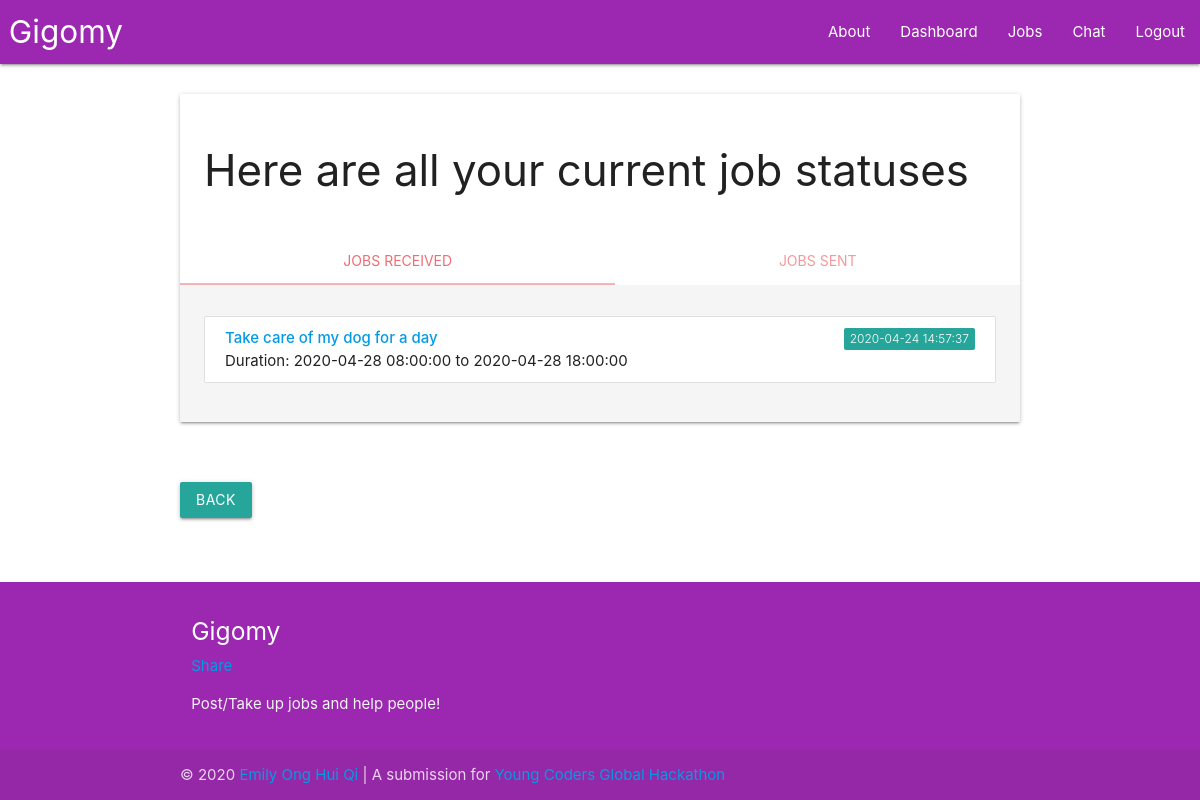
The app's page /overview (signed in), older data.
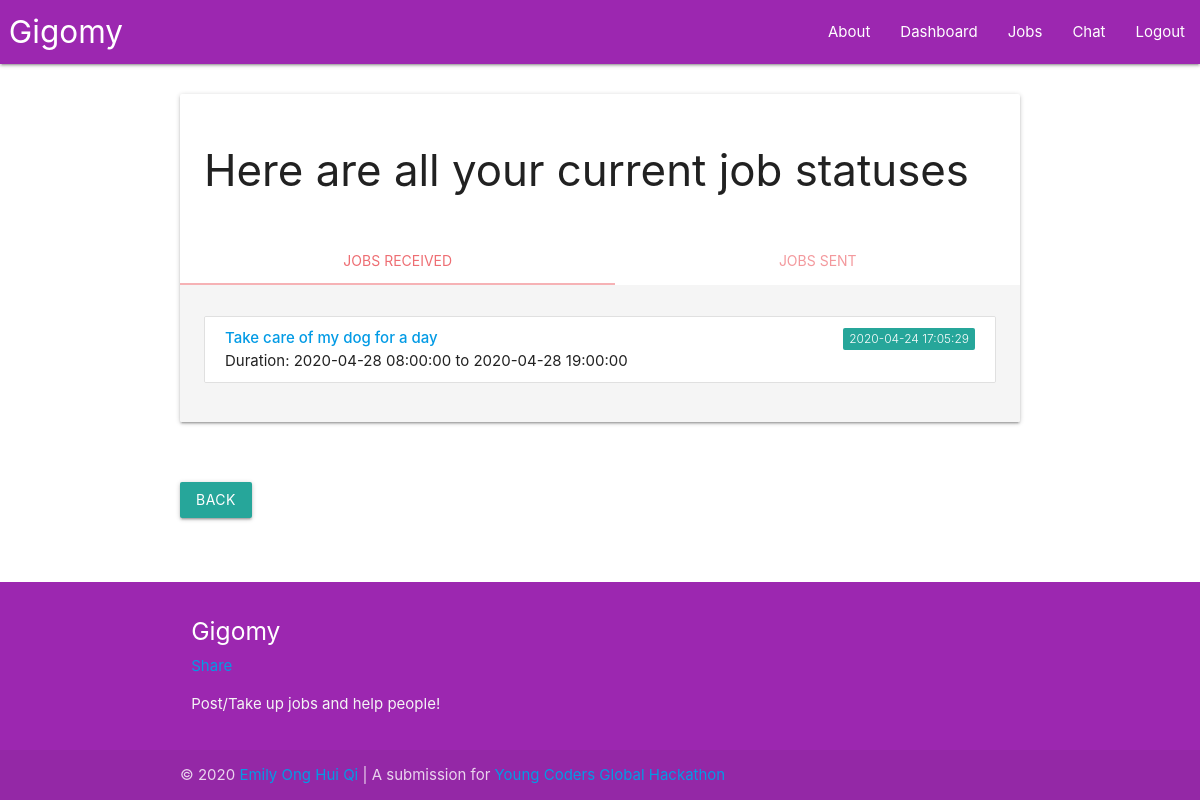
The same page, newer data.
### main.py (models this page shows)
class Job(db.Model):
    jobID = db.Column(db.Integer, unique = True, autoincrement = True, nullable = False, index = True, primary_key = True)
    jobTitle = db.Column(db.String, index = True, nullable = False)
    jobDescription = db.Column(db.String, nullable = False)
    jobLocation = db.Column(db.String, nullable = True)
    jobPrice = db.Column(db.Float, index = True, nullable = False)
    jobDatePosted = db.Column(db.DateTime, index = True, nullable = False)
    jobDateStart = db.Column(db.DateTime, index = True, nullable = True)
    jobDateEnd = db.Column(db.DateTime, index = True, nullable = True)
    jobSender = db.Column(db.String, db.ForeignKey("user.username"), nullable = False)
    jobReceiver = db.Column(db.String, db.ForeignKey("user.username"), nullable = True)

### main.py (the view)
@app.route("/overview")
@login_required
def overview ():
    jobsSent_ = Job.query.filter_by(jobSender = current_user.username).all()
    jobsReceived_ = Job.query.filter_by(jobReceiver = current_user.username).all()
    jobsSent = []
    for job in jobsSent_:
        job_ = processJob(job)
        jobsSent.append(job_)
    jobsReceived = []
    for job in jobsReceived_:
        job_ = processJob(job)
        jobsReceived.append(job_)
    return render_template("dashboard.html", jobsSent=jobsSent, jobsReceived=jobsReceived)

### main.py (called while the page is built)
@login.user_loader
def load_user(username):
    return User.query.get(username)

### templates/dashboard.html (shortened to what this page needs)
{% extends "base.html" %}
{% block content %}
  <div class="card">
    <div class="card-content">
      <h3>Here are all your current job statuses</h3>
    </div>
    <div class="card-tabs">
      <ul class="tabs tabs-fixed-width">
        <li class="tab"><a class="active" href="#jobsReceived">Jobs Received</a></li>
        <li class="tab"><a href="#jobsSent">Jobs Sent</a></li>
      </ul>
    </div>
    <div class="card-content grey lighten-4">
      <div id="jobsReceived">
        {% for job in jobsReceived %}
          <ul class="collection">
            <li class="collection-item">
              {% set jobID = job["jobID"] %}
              <a href="{{url_for('see', id=jobID)}}">
                <span class="title"><strong>{{job["jobTitle"]}}</strong></span>
              </a>
              <span class="new badge" data-badge-caption='{{job["jobDatePosted"]}}'></span>
              <p>Duration: {{job["jobDateStart"]}} to {{job["jobDateEnd"]}}</p>
            </li>
          </ul>
        {% endfor %}
      </div>
    </div>
  </div>
  <br/><br/>
  <a href="/"><button type="button" class="btn btn-light">Back</button></a>
{% endblock content %}

Row changes from the older to the newer data that the page shows:
changed Job "Take care of my dog for a day": jobDateEnd "2020-04-28 18:00:00" → "2020-04-28 19:00:00"
